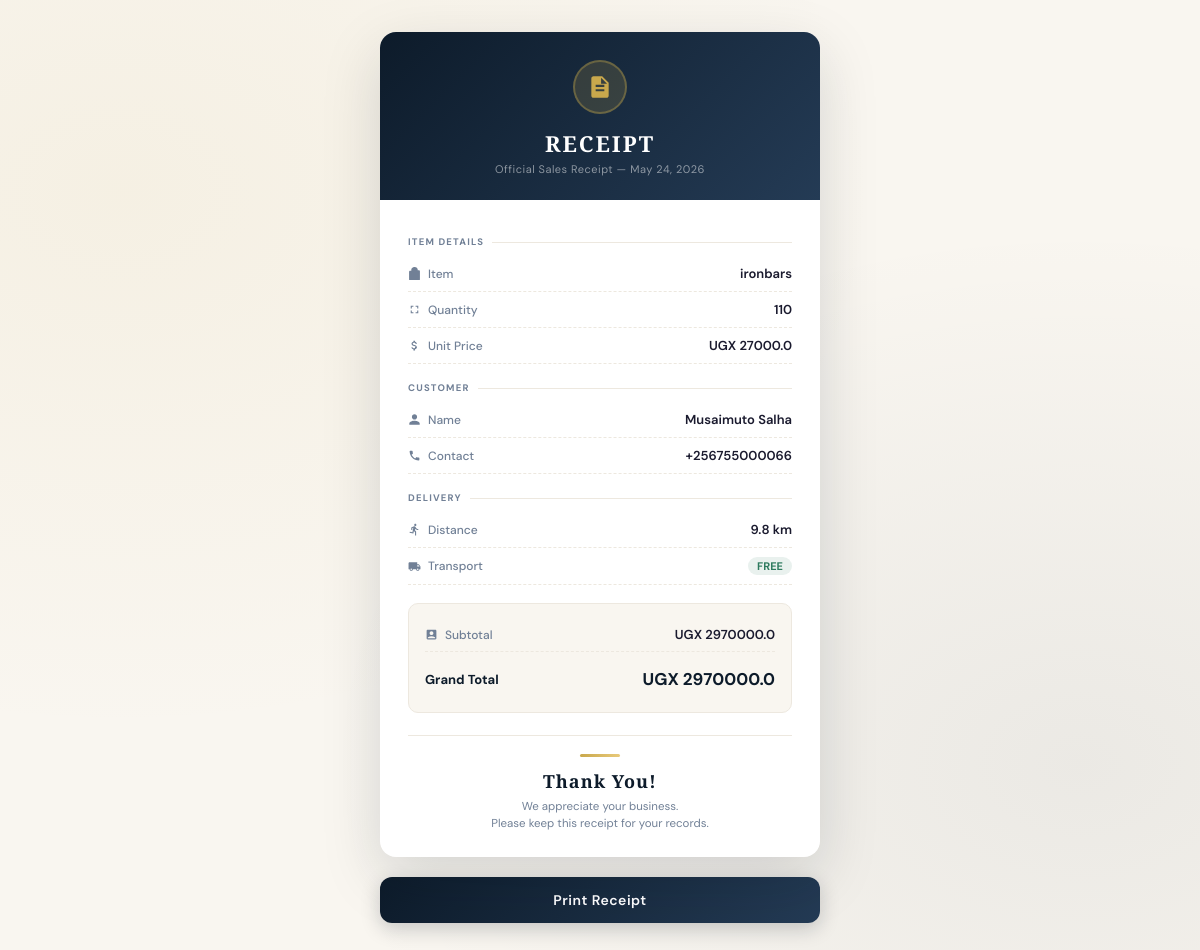
/receipt/16/ (signed in), run on an earlier commit of the app's database.
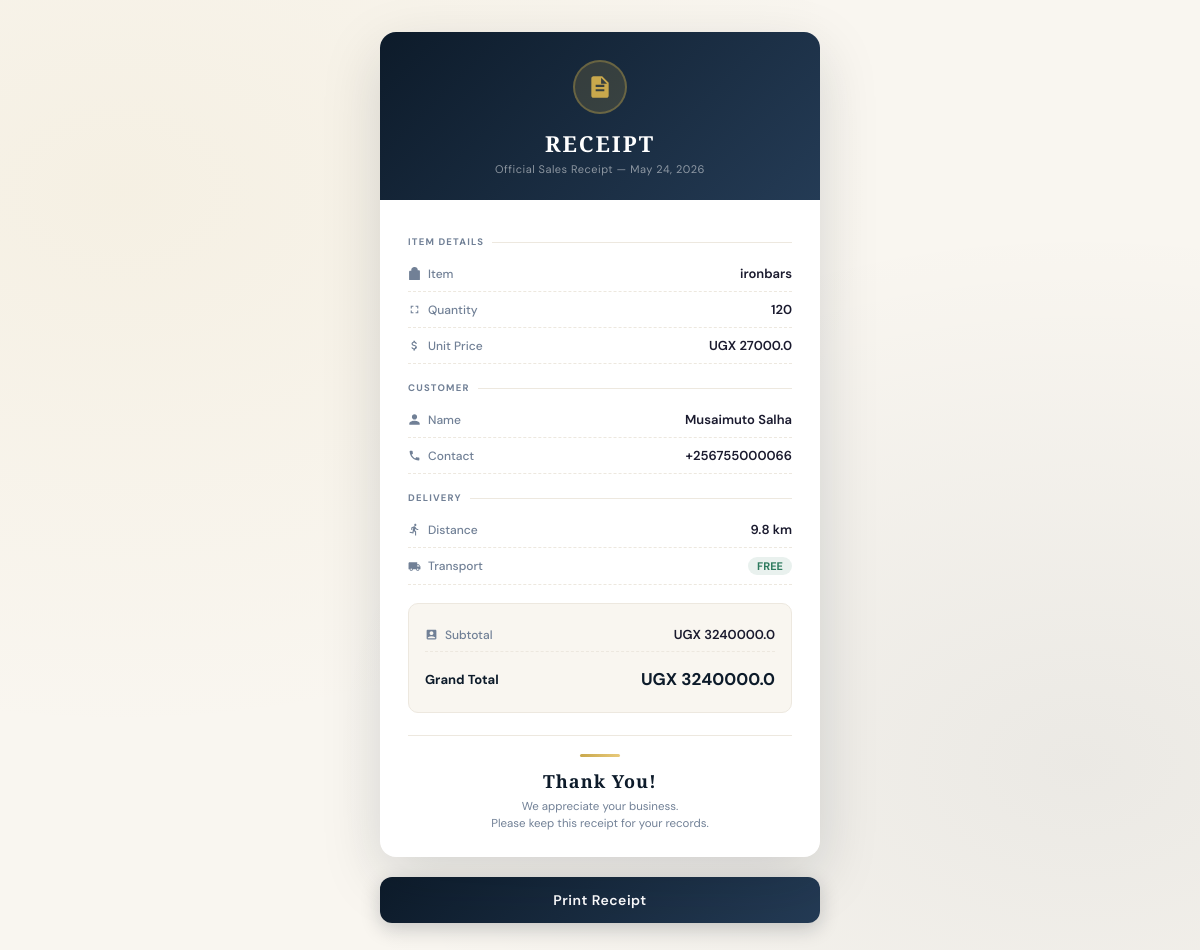
And on a later commit of the database.
### hardwareapp/models.py (models this page shows, shortened)
class Sale(models.Model):
    item_name = models.CharField(max_length=100)
    quantity = models.IntegerField(default=0)
    unit_price = models.DecimalField(max_digits=10, decimal_places=1, default=0)
    total = models.DecimalField(max_digits=10, decimal_places=1, default=0)
    customer_name = models.CharField(max_length=100, blank=True, null=True)
    customer_contact = models.CharField(max_length=14, blank=True, null=True)
    item_type = models.CharField(max_length=100, blank=True, null=True)
    item_brand = models.CharField(max_length=100, blank=True, null=True)
    transport = models.FloatField(default=0)
    distance_km = models.FloatField(default=0)
    grand_total = models.FloatField(default=0)
    date = models.DateField(default=timezone.now)
    created_at = models.DateTimeField(auto_now_add=True)

### hardwareapp/views.py (the view)
# urls.py: path('receipt/<int:id>/', views.receipt, name='receipt'),
@login_required
def receipt(request, id):
    sale = get_object_or_404(Sale, id=id)
    return render(request, "receipt.html", {"sale": sale})

### hardwareapp/templates/receipt.html (shortened to what this page needs)
<!doctype html>
<html lang="en">
<head>
</head>
<body onload="window.print()">
  <div class="receipt">
    <div class="receipt-header">
      <div class="logo-ring">
        <svg viewBox="0 0 24 24"><path d="M14 2H6c-1.1 0-2 .9-2 2v16c0 1.1.9 2 2 2h12c1.1 0 2-.9 2-2V8l-6-6zm2 14H8v-2h8v2zm0-4H8v-2h8v2zm-3-5V3.5L18.5 9H13z"/></svg>
      </div>
      <h1>Receipt</h1>
      <p>Official Sales Receipt &mdash; {{ sale.date }}</p>
    </div>
    <div class="zigzag"></div>
    <div class="receipt-body">
      <div class="section-label">Item Details</div>
      <div class="row">
        <span class="label">
          <svg viewBox="0 0 24 24"><path d="M20 6h-2.18c.07-.44.18-.88.18-1.34C18 2.54 15.46 0 12.34 0h-.68C8.54 0 6 2.54 6 5.66c0 .46.11.9.18 1.34H4c-1.1 0-2 .9-2 2v14c0 1.1.9 2 2 2h16c1.1 0 2-.9 2-2V8c0-1.1-.9-2-2-2z"/></svg>
          Item
        </span>
        <span class="value">{{ sale.item_name }}</span>
      </div>
      <div class="row">
        <span class="label">
          <svg viewBox="0 0 24 24"><path d="M7 14H5v5h5v-2H7v-3zm-2-4h2V7h3V5H5v5zm12 7h-3v2h5v-5h-2v3zM14 5v2h3v3h2V5h-5z"/></svg>
          Quantity
        </span>
        <span class="value">{{ sale.quantity }}</span>
      </div>
      <div class="row">
        <span class="label">
          Unit Price
        </span>
        <span class="value">UGX {{ sale.unit_price }}</span>
      </div>
      <div class="section-label">Customer</div>
      <div class="row">
        <span class="label">
          <svg viewBox="0 0 24 24"><path d="M12 12c2.7 0 4.8-2.1 4.8-4.8S14.7 2.4 12 2.4 7.2 4.5 7.2 7.2 9.3 12 12 12zm0 2.4c-3.2 0-9.6 1.6-9.6 4.8v2.4h19.2v-2.4c0-3.2-6.4-4.8-9.6-4.8z"/></svg>
          Name
        </span>
        <span class="value">{{ sale.customer_name }}</span>
      </div>
      <div class="row">
        <span class="label">
          <svg viewBox="0 0 24 24"><path d="M6.6 10.8c1.4 2.8 3.8 5.1 6.6 6.6l2.2-2.2c.3-.3.7-.4 1-.2 1.1.4 2.3.6 3.6.6.6 0 1 .4 1 1V20c0 .6-.4 1-1 1-9.4 0-17-7.6-17-17 0-.6.4-1 1-1h3.5c.6 0 1 .4 1 1 0 1.3.2 2.5.6 3.6.1.3 0 .7-.2 1L6.6 10.8z"/></svg>
          Contact
        </span>
        <span class="value">{{ sale.customer_contact }}</span>
      </div>
      <div class="section-label">Delivery</div>
      <div class="row">
        <span class="label">
          <svg viewBox="0 0 24 24"><path d="M13.49 5.48c1.1 0 2-.9 2-2s-.9-2-2-2-2 .9-2 2 .9 2 2 2zm-3.6 13.9l1-4.4 2.1 2v6h2v-7.5l-2.1-2 .6-3c1.3 1.5 3.3 2.5 5.5 2.5v-2c-1.9 0-3.5-1-4.3-2.4l-1-1.6c-.4-.6-1-1-1.7-1-.3 0-.5.1-.8.1l-5.2 2.2v4.7h2v-3.4l1.8-.7-1.6 8.1-4.9-1-.4 2 7 1.4z"/></svg>
          Distance
        </span>
        <span class="value">{{ sale.distance_km }} km</span>
      </div>
      <div class="row">
        <span class="label">
          Transport
        </span>
        <span class="value">
          {% if sale.transport == 0 %}
            <span class="free-badge">FREE</span>
          {% else %}
            UGX {{ sale.transport }}
          {% endif %}
        </span>
      </div>
      <div class="totals-block">
        <div class="row">
          <span class="label">
            <svg viewBox="0 0 24 24"><path d="M19 3H5c-1.1 0-2 .9-2 2v14c0 1.1.9 2 2 2h14c1.1 0 2-.9 2-2V5c0-1.1-.9-2-2-2zm-7 3c1.93 0 3.5 1.57 3.5 3.5S13.93 13 12 13s-3.5-1.57-3.5-3.5S10.07 6 12 6zm7 13H5v-.23c0-.62.28-1.2.76-1.58C7.47 15.82 9.64 15 12 15s4.53.82 6.24 2.19c.48.38.76.97.76 1.58V19z"/></svg>
            Subtotal
          </span>
          <span class="value">UGX {{ sale.total }}</span>
        </div>
        <div class="row grand-row">
          <span class="label">Grand Total</span>
          <span class="value">UGX {{ sale.grand_total }}</span>
        </div>
      </div>
      <div class="thank-you">
        <div class="gold-bar"></div>
        <h2>Thank You!</h2>
        <p>We appreciate your business.<br>Please keep this receipt for your records.</p>
      </div>
    </div>
  </div>
  <button class="btn-print" onclick="window.print()">
    Print Receipt
  </button>
</body>
</html>

What changed in the data, as far as the page shows it:
changed Sale "ironbars": quantity "110" → "120"; total "2970000.0" → "3240000.0"; grand_total "2970000.0" → "3240000.0"
